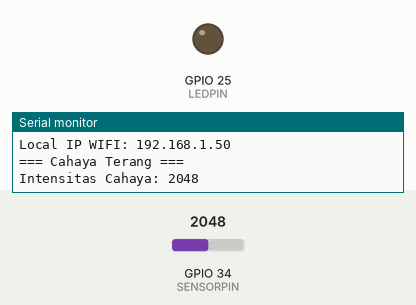
This sketch was run on a simulated ESP32. On the bench: output pins drawn as LEDs (lit = HIGH), the last lines printed to the serial monitor. Inputs (shaded band) come from the test bench; at power-on: GPIO 34 (SENSORPIN) = 2048. WiFi joins after 1.5 s; servers stay silent unless stated; uploads are accepted with an empty reply.

Above: at 4.2 s.
4.3 s: GPIO 34 (SENSORPIN) set to 110
15.4 s: GPIO 34 (SENSORPIN) set to 96
At 26.5 s:
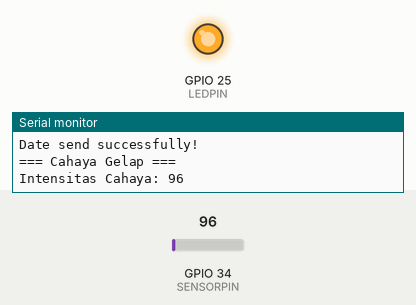
26.9 s: GPIO 34 (SENSORPIN) set to 491
At 37.5 s:
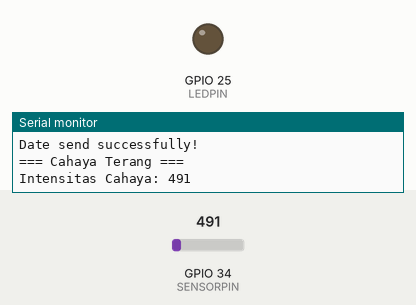
38.1 s: GPIO 34 (SENSORPIN) set to 60
At 48.4 s:
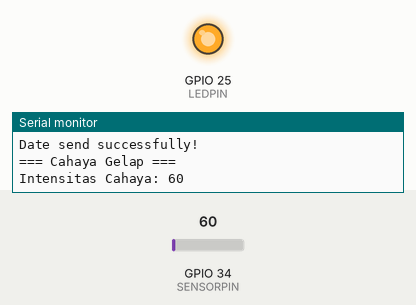
Timing chart, 0 to 49.9 s (numbered marks = the images above; inputs shaded):
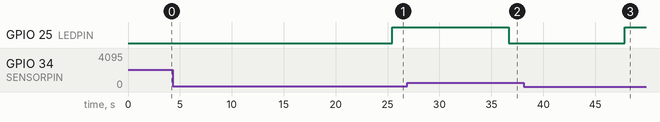

The sketch:

sketch.ino
```cpp
#include <Arduino.h>
#include <HTTPClient.h>
#include <WiFi.h>

#define SENSORPIN 34
#define LEDPIN 25

String ssid = "aezakmi";
String password = "33448877";
String server = "http://192.168.1.100:8070";

void setup()
{
  Serial.begin(9600);
  pinMode(LEDPIN, OUTPUT);
  delay(1000);

  WiFi.begin(ssid, password);
  while (WiFi.status() != WL_CONNECTED)
  {
    delay(1000);
    Serial.println("Connecting to WiFI...");
  }

  String wifiName = WiFi.SSID();
  String localWifiIp = WiFi.localIP().toString();
  Serial.println();
  Serial.println("Connected to: " + wifiName);
  Serial.println("Local IP WIFI: " + localWifiIp);
}

void loop()
{
  int ldr_value = analogRead(SENSORPIN);

  if (ldr_value > 100)
  {
    Serial.println("=== Cahaya Terang ===");
    digitalWrite(LEDPIN, LOW);
    Serial.print("Intensitas Cahaya: ");
    Serial.print(ldr_value);
    Serial.println();
  }
  else
  {
    Serial.println("=== Cahaya Gelap ===");
    digitalWrite(LEDPIN, HIGH);
    Serial.print("Intensitas Cahaya: ");
    Serial.print(ldr_value);
    Serial.println();
  }

  delay(1000);

  String url = server;
  url += "?ldr_value=";
  url += String(ldr_value);

  HTTPClient http;
  http.begin(url);
  int httpResponseCode = http.GET();

  if (httpResponseCode == 200)
  {
    Serial.println("Date send successfully!");
  }
  else
  {
    Serial.print("Error code: ");
    Serial.println(httpResponseCode);
  }

  http.end();
  delay(10000);
}
```

Measured:
- the behaviour switches between 101 and 100 on GPIO 34 (SENSORPIN) (found by bisection; images 0 and 1)
- after the input at 15.4 s, GPIO 25 (LEDPIN): LOW → HIGH after 10.1 s
- after the input at 26.9 s, GPIO 25 (LEDPIN): HIGH → LOW after 9.8 s
- after the input at 38.1 s, GPIO 25 (LEDPIN): LOW → HIGH after 9.8 s
